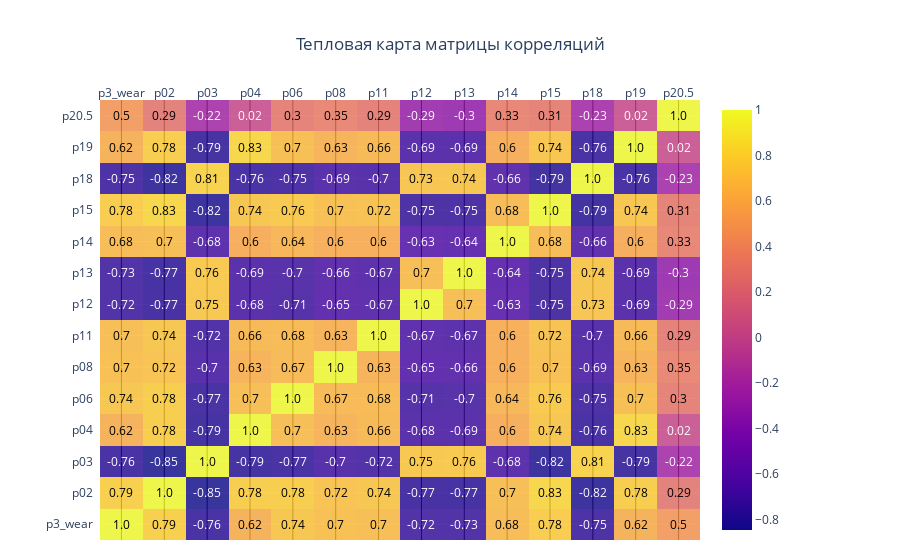

Notebook source saved alongside this figure:
### Markdown cell above
В результате корреляционного анализа установлено:

* параметры настройки __s1__ и __S2__ не коррелируют с величиной условного износа агрегата, следовательно выбираются не зависимо от фактического технического состояния;
* показания датчика __p17__ имеют исчезающе низкую корреляцию с ключевыми показателями, параметр не имеет ценности для обучения модели;
* наименьшую корреляцию с ключевыми параметрами показывают датчики __p05__ и __p20__, при этом между собой они имеют корреляцию 0,97, в целях сокращения количества признаков, заменим их на произведение параметров, сохранив значение в колонке __p20.5__;
* наибольшую корреляцию с показаниями датчиков показал параметр __p3_wear__, используем его в качестве целевого парамера при обучении модели, остальные параметры (__wear__ и __p2_wear__) удалим.

Повторим построение корреляционной тепловой карты преобразованного датасета:

### Code cell
df['p20.5'] = df.apply(lambda x: x['p05'] * x['p20'], axis = 1)
data = df[['p3_wear', 'p02', 'p03', 'p04', 'p06', 'p08', 'p11', 'p12', 'p13', 'p14', 'p15', 'p18', 'p19', 'p20.5']]

show_heatmap(data)

data.to_csv('Data_ML.csv')

### Figure 1 — Plotly figure (JSON) as saved in the notebook; plotly's stock layout.template omitted (floating-point values rounded to 4 significant figures; data arrays with more than 128 entries replaced by an {"elided": "..."} marker saying what was removed)
{"data": [{"colorscale": [[0, "#0d0887"], [0.1111, "#46039f"], [0.2222, "#7201a8"], [0.3333, "#9c179e"], [0.4444, "#bd3786"], [0.5556, "#d8576b"], [0.6667, "#ed7953"], [0.7778, "#fb9f3a"], [0.8889, "#fdca26"], [1, "#f0f921"]], "opacity": 0.8, "reversescale": false, "showscale": true, "type": "heatmap", "x": ["p3_wear", "p02", "p03", "p04", "p06", "p08", "p11", "p12", "p13", "p14", "p15", "p18", "p19", "p20.5"], "y": ["p3_wear", "p02", "p03", "p04", "p06", "p08", "p11", "p12", "p13", "p14", "p15", "p18", "p19", "p20.5"], "z": {"elided": "14x14 float values"}}], "layout": {"annotations": [{"font": {"color": "#000000"}, "showarrow": false, "text": "1.0", "x": "p3_wear", "xref": "x", "y": "p3_wear", "yref": "y"}, {"font": {"color": "#000000"}, "showarrow": false, "text": "0.79", "x": "p02", "xref": "x", "y": "p3_wear", "yref": "y"}, {"font": {"color": "#FFFFFF"}, "showarrow": false, "text": "-0.76", "x": "p03", "xref": "x", "y": "p3_wear", "yref": "y"}, {"font": {"color": "#000000"}, "showarrow": false, "text": "0.62", "x": "p04", "xref": "x", "y": "p3_wear", "yref": "y"}, {"font": {"color": "#000000"}, "showarrow": false, "text": "0.74", "x": "p06", "xref": "x", "y": "p3_wear", "yref": "y"}, {"font": {"color": "#000000"}, "showarrow": false, "text": "0.7", "x": "p08", "xref": "x", "y": "p3_wear", "yref": "y"}, {"font": {"color": "#000000"}, "showarrow": false, "text": "0.7", "x": "p11", "xref": "x", "y": "p3_wear", "yref": "y"}, {"font": {"color": "#FFFFFF"}, "showarrow": false, "text": "-0.72", "x": "p12", "xref": "x", "y": "p3_wear", "yref": "y"}, {"font": {"color": "#FFFFFF"}, "showarrow": false, "text": "-0.73", "x": "p13", "xref": "x", "y": "p3_wear", "yref": "y"}, {"font": {"color": "#000000"}, "showarrow": false, "text": "0.68", "x": "p14", "xref": "x", "y": "p3_wear", "yref": "y"}, {"font": {"color": "#000000"}, "showarrow": false, "text": "0.78", "x": "p15", "xref": "x", "y": "p3_wear", "yref": "y"}, {"font": {"color": "#FFFFFF"}, "showarrow": false, "text": "-0.75", "x": "p18", "xref": "x", "y": "p3_wear", "yref": "y"}, {"font": {"color": "#000000"}, "showarrow": false, "text": "0.62", "x": "p19", "xref": "x", "y": "p3_wear", "yref": "y"}, {"font": {"color": "#000000"}, "showarrow": false, "text": "0.5", "x": "p20.5", "xref": "x", "y": "p3_wear", "yref": "y"}, {"font": {"color": "#000000"}, "showarrow": false, "text": "0.79", "x": "p3_wear", "xref": "x", "y": "p02", "yref": "y"}, {"font": {"color": "#000000"}, "showarrow": false, "text": "1.0", "x": "p02", "xref": "x", "y": "p02", "yref": "y"}, {"font": {"color": "#FFFFFF"}, "showarrow": false, "text": "-0.85", "x": "p03", "xref": "x", "y": "p02", "yref": "y"}, {"font": {"color": "#000000"}, "showarrow": false, "text": "0.78", "x": "p04", "xref": "x", "y": "p02", "yref": "y"}, {"font": {"color": "#000000"}, "showarrow": false, "text": "0.78", "x": "p06", "xref": "x", "y": "p02", "yref": "y"}, {"font": {"color": "#000000"}, "showarrow": false, "text": "0.72", "x": "p08", "xref": "x", "y": "p02", "yref": "y"}, {"font": {"color": "#000000"}, "showarrow": false, "text": "0.74", "x": "p11", "xref": "x", "y": "p02", "yref": "y"}, {"font": {"color": "#FFFFFF"}, "showarrow": false, "text": "-0.77", "x": "p12", "xref": "x", "y": "p02", "yref": "y"}, {"font": {"color": "#FFFFFF"}, "showarrow": false, "text": "-0.77", "x": "p13", "xref": "x", "y": "p02", "yref": "y"}, {"font": {"color": "#000000"}, "showarrow": false, "text": "0.7", "x": "p14", "xref": "x", "y": "p02", "yref": "y"}, {"font": {"color": "#000000"}, "showarrow": false, "text": "0.83", "x": "p15", "xref": "x", "y": "p02", "yref": "y"}, {"font": {"color": "#FFFFFF"}, "showarrow": false, "text": "-0.82", "x": "p18", "xref": "x", "y": "p02", "yref": "y"}, {"font": {"color": "#000000"}, "showarrow": false, "text": "0.78", "x": "p19", "xref": "x", "y": "p02", "yref": "y"}, {"font": {"color": "#000000"}, "showarrow": false, "text": "0.29", "x": "p20.5", "xref": "x", "y": "p02", "yref": "y"}, {"font": {"color": "#FFFFFF"}, "showarrow": false, "text": "-0.76", "x": "p3_wear", "xref": "x", "y": "p03", "yref": "y"}, {"font": {"color": "#FFFFFF"}, "showarrow": false, "text": "-0.85", "x": "p02", "xref": "x", "y": "p03", "yref": "y"}, {"font": {"color": "#000000"}, "showarrow": false, "text": "1.0", "x": "p03", "xref": "x", "y": "p03", "yref": "y"}, {"font": {"color": "#FFFFFF"}, "showarrow": false, "text": "-0.79", "x": "p04", "xref": "x", "y": "p03", "yref": "y"}, {"font": {"color": "#FFFFFF"}, "showarrow": false, "text": "-0.77", "x": "p06", "xref": "x", "y": "p03", "yref": "y"}, {"font": {"color": "#FFFFFF"}, "showarrow": false, "text": "-0.7", "x": "p08", "xref": "x", "y": "p03", "yref": "y"}, {"font": {"color": "#FFFFFF"}, "showarrow": false, "text": "-0.72", "x": "p11", "xref": "x", "y": "p03", "yref": "y"}, {"font": {"color": "#000000"}, "showarrow": false, "text": "0.75", "x": "p12", "xref": "x", "y": "p03", "yref": "y"}, {"font": {"color": "#000000"}, "showarrow": false, "text": "0.76", "x": "p13", "xref": "x", "y": "p03", "yref": "y"}, {"font": {"color": "#FFFFFF"}, "showarrow": false, "text": "-0.68", "x": "p14", "xref": "x", "y": "p03", "yref": "y"}, {"font": {"color": "#FFFFFF"}, "showarrow": false, "text": "-0.82", "x": "p15", "xref": "x", "y": "p03", "yref": "y"}, {"font": {"color": "#000000"}, "showarrow": false, "text": "0.81", "x": "p18", "xref": "x", "y": "p03", "yref": "y"}, {"font": {"color": "#FFFFFF"}, "showarrow": false, "text": "-0.79", "x": "p19", "xref": "x", "y": "p03", "yref": "y"}, {"font": {"color": "#FFFFFF"}, "showarrow": false, "text": "-0.22", "x": "p20.5", "xref": "x", "y": "p03", "yref": "y"}, {"font": {"color": "#000000"}, "showarrow": false, "text": "0.62", "x": "p3_wear", "xref": "x", "y": "p04", "yref": "y"}, {"font": {"color": "#000000"}, "showarrow": false, "text": "0.78", "x": "p02", "xref": "x", "y": "p04", "yref": "y"}, {"font": {"color": "#FFFFFF"}, "showarrow": false, "text": "-0.79", "x": "p03", "xref": "x", "y": "p04", "yref": "y"}, {"font": {"color": "#000000"}, "showarrow": false, "text": "1.0", "x": "p04", "xref": "x", "y": "p04", "yref": "y"}, {"font": {"color": "#000000"}, "showarrow": false, "text": "0.7", "x": "p06", "xref": "x", "y": "p04", "yref": "y"}, {"font": {"color": "#000000"}, "showarrow": false, "text": "0.63", "x": "p08", "xref": "x", "y": "p04", "yref": "y"}, {"font": {"color": "#000000"}, "showarrow": false, "text": "0.66", "x": "p11", "xref": "x", "y": "p04", "yref": "y"}, {"font": {"color": "#FFFFFF"}, "showarrow": false, "text": "-0.68", "x": "p12", "xref": "x", "y": "p04", "yref": "y"}, {"font": {"color": "#FFFFFF"}, "showarrow": false, "text": "-0.69", "x": "p13", "xref": "x", "y": "p04", "yref": "y"}, {"font": {"color": "#000000"}, "showarrow": false, "text": "0.6", "x": "p14", "xref": "x", "y": "p04", "yref": "y"}, {"font": {"color": "#000000"}, "showarrow": false, "text": "0.74", "x": "p15", "xref": "x", "y": "p04", "yref": "y"}, {"font": {"color": "#FFFFFF"}, "showarrow": false, "text": "-0.76", "x": "p18", "xref": "x", "y": "p04", "yref": "y"}, {"font": {"color": "#000000"}, "showarrow": false, "text": "0.83", "x": "p19", "xref": "x", "y": "p04", "yref": "y"}, {"font": {"color": "#FFFFFF"}, "showarrow": false, "text": "0.02", "x": "p20.5", "xref": "x", "y": "p04", "yref": "y"}, {"font": {"color": "#000000"}, "showarrow": false, "text": "0.74", "x": "p3_wear", "xref": "x", "y": "p06", "yref": "y"}, {"font": {"color": "#000000"}, "showarrow": false, "text": "0.78", "x": "p02", "xref": "x", "y": "p06", "yref": "y"}, {"font": {"color": "#FFFFFF"}, "showarrow": false, "text": "-0.77", "x": "p03", "xref": "x", "y": "p06", "yref": "y"}, {"font": {"color": "#000000"}, "showarrow": false, "text": "0.7", "x": "p04", "xref": "x", "y": "p06", "yref": "y"}, {"font": {"color": "#000000"}, "showarrow": false, "text": "1.0", "x": "p06", "xref": "x", "y": "p06", "yref": "y"}, {"font": {"color": "#000000"}, "showarrow": false, "text": "0.67", "x": "p08", "xref": "x", "y": "p06", "yref": "y"}, {"font": {"color": "#000000"}, "showarrow": false, "text": "0.68", "x": "p11", "xref": "x", "y": "p06", "yref": "y"}, {"font": {"color": "#FFFFFF"}, "showarrow": false, "text": "-0.71", "x": "p12", "xref": "x", "y": "p06", "yref": "y"}, {"font": {"color": "#FFFFFF"}, "showarrow": false, "text": "-0.7", "x": "p13", "xref": "x", "y": "p06", "yref": "y"}, {"font": {"color": "#000000"}, "showarrow": false, "text": "0.64", "x": "p14", "xref": "x", "y": "p06", "yref": "y"}, {"font": {"color": "#000000"}, "showarrow": false, "text": "0.76", "x": "p15", "xref": "x", "y": "p06", "yref": "y"}, {"font": {"color": "#FFFFFF"}, "showarrow": false, "text": "-0.75", "x": "p18", "xref": "x", "y": "p06", "yref": "y"}, {"font": {"color": "#000000"}, "showarrow": false, "text": "0.7", "x": "p19", "xref": "x", "y": "p06", "yref": "y"}, {"font": {"color": "#000000"}, "showarrow": false, "text": "0.3", "x": "p20.5", "xref": "x", "y": "p06", "yref": "y"}, {"font": {"color": "#000000"}, "showarrow": false, "text": "0.7", "x": "p3_wear", "xref": "x", "y": "p08", "yref": "y"}, {"font": {"color": "#000000"}, "showarrow": false, "text": "0.72", "x": "p02", "xref": "x", "y": "p08", "yref": "y"}, {"font": {"color": "#FFFFFF"}, "showarrow": false, "text": "-0.7", "x": "p03", "xref": "x", "y": "p08", "yref": "y"}, {"font": {"color": "#000000"}, "showarrow": false, "text": "0.63", "x": "p04", "xref": "x", "y": "p08", "yref": "y"}, {"font": {"color": "#000000"}, "showarrow": false, "text": "0.67", "x": "p06", "xref": "x", "y": "p08", "yref": "y"}, {"font": {"color": "#000000"}, "showarrow": false, "text": "1.0", "x": "p08", "xref": "x", "y": "p08", "yref": "y"}, {"font": {"color": "#000000"}, "showarrow": false, "text": "0.63", "x": "p11", "xref": "x", "y": "p08", "yref": "y"}, {"font": {"color": "#FFFFFF"}, "showarrow": false, "text": "-0.65", "x": "p12", "xref": "x", "y": "p08", "yref": "y"}, {"font": {"color": "#FFFFFF"}, "showarrow": false, "text": "-0.66", "x": "p13", "xref": "x", "y": "p08", "yref": "y"}, {"font": {"color": "#000000"}, "showarrow": false, "text": "0.6", "x": "p14", "xref": "x", "y": "p08", "yref": "y"}, {"font": {"color": "#000000"}, "showarrow": false, "text": "0.7", "x": "p15", "xref": "x", "y": "p08", "yref": "y"}, {"font": {"color": "#FFFFFF"}, "showarrow": false, "text": "-0.69", "x": "p18", "xref": "x", "y": "p08", "yref": "y"}, {"font": {"color": "#000000"}, "showarrow": false, "text": "0.63", "x": "p19", "xref": "x", "y": "p08", "yref": "y"}, {"font": {"color": "#000000"}, "showarrow": false, "text": "0.35", "x": "p20.5", "xref": "x", "y": "p08", "yref": "y"}, {"font": {"color": "#000000"}, "showarrow": false, "text": "0.7", "x": "p3_wear", "xref": "x", "y": "p11", "yref": "y"}, {"font": {"color": "#000000"}, "showarrow": false, "text": "0.74", "x": "p02", "xref": "x", "y": "p11", "yref": "y"}, {"font": {"color": "#FFFFFF"}, "showarrow": false, "text": "-0.72", "x": "p03", "xref": "x", "y": "p11", "yref": "y"}, {"font": {"color": "#000000"}, "showarrow": false, "text": "0.66", "x": "p04", "xref": "x", "y": "p11", "yref": "y"}, {"font": {"color": "#000000"}, "showarrow": false, "text": "0.68", "x": "p06", "xref": "x", "y": "p11", "yref": "y"}, {"font": {"color": "#000000"}, "showarrow": false, "text": "0.63", "x": "p08", "xref": "x", "y": "p11", "yref": "y"}, {"font": {"color": "#000000"}, "showarrow": false, "text": "1.0", "x": "p11", "xref": "x", "y": "p11", "yref": "y"}, {"font": {"color": "#FFFFFF"}, "showarrow": false, "text": "-0.67", "x": "p12", "xref": "x", "y": "p11", "yref": "y"}, {"font": {"color": "#FFFFFF"}, "showarrow": false, "text": "-0.67", "x": "p13", "xref": "x", "y": "p11", "yref": "y"}, {"font": {"color": "#000000"}, "showarrow": false, "text": "0.6", "x": "p14", "xref": "x", "y": "p11", "yref": "y"}, {"font": {"color": "#000000"}, "showarrow": false, "text": "0.72", "x": "p15", "xref": "x", "y": "p11", "yref": "y"}, {"font": {"color": "#FFFFFF"}, "showarrow": false, "text": "-0.7", "x": "p18", "xref": "x", "y": "p11", "yref": "y"}, {"font": {"color": "#000000"}, "showarrow": false, "text": "0.66", "x": "p19", "xref": "x", "y": "p11", "yref": "y"}, {"font": {"color": "#000000"}, "showarrow": false, "text": "0.29", "x": "p20.5", "xref": "x", "y": "p11", "yref": "y"}, {"font": {"color": "#FFFFFF"}, "showarrow": false, "text": "-0.72", "x": "p3_wear", "xref": "x", "y": "p12", "yref": "y"}, {"font": {"color": "#FFFFFF"}, "showarrow": false, "text": "-0.77", "x": "p02", "xref": "x", "y": "p12", "yref": "y"}, {"font": {"color": "#000000"}, "showarrow": false, "text": "0.75", "x": "p03", "xref": "x", "y": "p12", "yref": "y"}, {"font": {"color": "#FFFFFF"}, "showarrow": false, "text": "-0.68", "x": "p04", "xref": "x", "y": "p12", "yref": "y"}, {"font": {"color": "#FFFFFF"}, "showarrow": false, "text": "-0.71", "x": "p06", "xref": "x", "y": "p12", "yref": "y"}, {"font": {"color": "#FFFFFF"}, "showarrow": false, "text": "-0.65", "x": "p08", "xref": "x", "y": "p12", "yref": "y"}, {"font": {"color": "#FFFFFF"}, "showarrow": false, "text": "-0.67", "x": "p11", "xref": "x", "y": "p12", "yref": "y"}, {"font": {"color": "#000000"}, "showarrow": false, "text": "1.0", "x": "p12", "xref": "x", "y": "p12", "yref": "y"}, {"font": {"color": "#000000"}, "showarrow": false, "text": "0.7", "x": "p13", "xref": "x", "y": "p12", "yref": "y"}, {"font": {"color": "#FFFFFF"}, "showarrow": false, "text": "-0.63", "x": "p14", "xref": "x", "y": "p12", "yref": "y"}, {"font": {"color": "#FFFFFF"}, "showarrow": false, "text": "-0.75", "x": "p15", "xref": "x", "y": "p12", "yref": "y"}, {"font": {"color": "#000000"}, "showarrow": false, "text": "0.73", "x": "p18", "xref": "x", "y": "p12", "yref": "y"}, {"font": {"color": "#FFFFFF"}, "showarrow": false, "text": "-0.69", "x": "p19", "xref": "x", "y": "p12", "yref": "y"}, {"font": {"color": "#FFFFFF"}, "showarrow": false, "text": "-0.29", "x": "p20.5", "xref": "x", "y": "p12", "yref": "y"}, {"font": {"color": "#FFFFFF"}, "showarrow": false, "text": "-0.73", "x": "p3_wear", "xref": "x", "y": "p13", "yref": "y"}, {"font": {"color": "#FFFFFF"}, "showarrow": false, "text": "-0.77", "x": "p02", "xref": "x", "y": "p13", "yref": "y"}, {"font": {"color": "#000000"}, "showarrow": false, "text": "0.76", "x": "p03", "xref": "x", "y": "p13", "yref": "y"}, {"font": {"color": "#FFFFFF"}, "showarrow": false, "text": "-0.69", "x": "p04", "xref": "x", "y": "p13", "yref": "y"}, {"font": {"color": "#FFFFFF"}, "showarrow": false, "text": "-0.7", "x": "p06", "xref": "x", "y": "p13", "yref": "y"}, {"font": {"color": "#FFFFFF"}, "showarrow": false, "text": "-0.66", "x": "p08", "xref": "x", "y": "p13", "yref": "y"}, {"font": {"color": "#FFFFFF"}, "showarrow": false, "text": "-0.67", "x": "p11", "xref": "x", "y": "p13", "yref": "y"}, {"font": {"color": "#000000"}, "showarrow": false, "text": "0.7", "x": "p12", "xref": "x", "y": "p13", "yref": "y"}, {"font": {"color": "#000000"}, "showarrow": false, "text": "1.0", "x": "p13", "xref": "x", "y": "p13", "yref": "y"}, {"font": {"color": "#FFFFFF"}, "showarrow": false, "text": "-0.64", "x": "p14", "xref": "x", "y": "p13", "yref": "y"}, {"font": {"color": "#FFFFFF"}, "showarrow": false, "text": "-0.75", "x": "p15", "xref": "x", "y": "p13", "yref": "y"}, {"font": {"color": "#000000"}, "showarrow": false, "text": "0.74", "x": "p18", "xref": "x", "y": "p13", "yref": "y"}, {"font": {"color": "#FFFFFF"}, "showarrow": false, "text": "-0.69", "x": "p19", "xref": "x", "y": "p13", "yref": "y"}, {"font": {"color": "#FFFFFF"}, "showarrow": false, "text": "-0.3", "x": "p20.5", "xref": "x", "y": "p13", "yref": "y"}, {"font": {"color": "#000000"}, "showarrow": false, "text": "0.68", "x": "p3_wear", "xref": "x", "y": "p14", "yref": "y"}, {"font": {"color": "#000000"}, "showarrow": false, "text": "0.7", "x": "p02", "xref": "x", "y": "p14", "yref": "y"}, {"font": {"color": "#FFFFFF"}, "showarrow": false, "text": "-0.68", "x": "p03", "xref": "x", "y": "p14", "yref": "y"}, {"font": {"color": "#000000"}, "showarrow": false, "text": "0.6", "x": "p04", "xref": "x", "y": "p14", "yref": "y"}, {"font": {"color": "#000000"}, "showarrow": false, "text": "0.64", "x": "p06", "xref": "x", "y": "p14", "yref": "y"}, {"font": {"color": "#000000"}, "showarrow": false, "text": "0.6", "x": "p08", "xref": "x", "y": "p14", "yref": "y"}, {"font": {"color": "#000000"}, "showarrow": false, "text": "0.6", "x": "p11", "xref": "x", "y": "p14", "yref": "y"}, {"font": {"color": "#FFFFFF"}, "showarrow": false, "text": "-0.63", "x": "p12", "xref": "x", "y": "p14", "yref": "y"}, {"font": {"color": "#FFFFFF"}, "showarrow": false, "text": "-0.64", "x": "p13", "xref": "x", "y": "p14", "yref": "y"}, {"font": {"color": "#000000"}, "showarrow": false, "text": "1.0", "x": "p14", "xref": "x", "y": "p14", "yref": "y"}, {"font": {"color": "#000000"}, "showarrow": false, "text": "0.68", "x": "p15", "xref": "x", "y": "p14", "yref": "y"}, {"font": {"color": "#FFFFFF"}, "showarrow": false, "text": "-0.66", "x": "p18", "xref": "x", "y": "p14", "yref": "y"}, {"font": {"color": "#000000"}, "showarrow": false, "text": "0.6", "x": "p19", "xref": "x", "y": "p14", "yref": "y"}, {"font": {"color": "#000000"}, "showarrow": false, "text": "0.33", "x": "p20.5", "xref": "x", "y": "p14", "yref": "y"}, {"font": {"color": "#000000"}, "showarrow": false, "text": "0.78", "x": "p3_wear", "xref": "x", "y": "p15", "yref": "y"}, {"font": {"color": "#000000"}, "showarrow": false, "text": "0.83", "x": "p02", "xref": "x", "y": "p15", "yref": "y"}, {"font": {"color": "#FFFFFF"}, "showarrow": false, "text": "-0.82", "x": "p03", "xref": "x", "y": "p15", "yref": "y"}, {"font": {"color": "#000000"}, "showarrow": false, "text": "0.74", "x": "p04", "xref": "x", "y": "p15", "yref": "y"}, {"font": {"color": "#000000"}, "showarrow": false, "text": "0.76", "x": "p06", "xref": "x", "y": "p15", "yref": "y"}, {"font": {"color": "#000000"}, "showarrow": false, "text": "0.7", "x": "p08", "xref": "x", "y": "p15", "yref": "y"}, {"font": {"color": "#000000"}, "showarrow": false, "text": "0.72", "x": "p11", "xref": "x", "y": "p15", "yref": "y"}, {"font": {"color": "#FFFFFF"}, "showarrow": false, "text": "-0.75", "x": "p12", "xref": "x", "y": "p15", "yref": "y"}, {"font": {"color": "#FFFFFF"}, "showarrow": false, "text": "-0.75", "x": "p13", "xref": "x", "y": "p15", "yref": "y"}, {"font": {"color": "#000000"}, "showarrow": false, "text": "0.68", "x": "p14", "xref": "x", "y": "p15", "yref": "y"}, {"font": {"color": "#000000"}, "showarrow": false, "text": "1.0", "x": "p15", "xref": "x", "y": "p15", "yref": "y"}, {"font": {"color": "#FFFFFF"}, "showarrow": false, "text": "-0.79", "x": "p18", "xref": "x", "y": "p15", "yref": "y"}, {"font": {"color": "#000000"}, "showarrow": false, "text": "0.74", "x": "p19", "xref": "x", "y": "p15", "yref": "y"}, {"font": {"color": "#000000"}, "showarrow": false, "text": "0.31", "x": "p20.5", "xref": "x", "y": "p15", "yref": "y"}, {"font": {"color": "#FFFFFF"}, "showarrow": false, "text": "-0.75", "x": "p3_wear", "xref": "x", "y": "p18", "yref": "y"}, {"font": {"color": "#FFFFFF"}, "showarrow": false, "text": "-0.82", "x": "p02", "xref": "x", "y": "p18", "yref": "y"}, {"font": {"color": "#000000"}, "showarrow": false, "text": "0.81", "x": "p03", "xref": "x", "y": "p18", "yref": "y"}, {"font": {"color": "#FFFFFF"}, "showarrow": false, "text": "-0.76", "x": "p04", "xref": "x", "y": "p18", "yref": "y"}, {"font": {"color": "#FFFFFF"}, "showarrow": false, "text": "-0.75", "x": "p06", "xref": "x", "y": "p18", "yref": "y"}, {"font": {"color": "#FFFFFF"}, "showarrow": false, "text": "-0.69", "x": "p08", "xref": "x", "y": "p18", "yref": "y"}, {"font": {"color": "#FFFFFF"}, "showarrow": false, "text": "-0.7", "x": "p11", "xref": "x", "y": "p18", "yref": "y"}, {"font": {"color": "#000000"}, "showarrow": false, "text": "0.73", "x": "p12", "xref": "x", "y": "p18", "yref": "y"}, {"font": {"color": "#000000"}, "showarrow": false, "text": "0.74", "x": "p13", "xref": "x", "y": "p18", "yref": "y"}, {"font": {"color": "#FFFFFF"}, "showarrow": false, "text": "-0.66", "x": "p14", "xref": "x", "y": "p18", "yref": "y"}, {"font": {"color": "#FFFFFF"}, "showarrow": false, "text": "-0.79", "x": "p15", "xref": "x", "y": "p18", "yref": "y"}, {"font": {"color": "#000000"}, "showarrow": false, "text": "1.0", "x": "p18", "xref": "x", "y": "p18", "yref": "y"}, {"font": {"color": "#FFFFFF"}, "showarrow": false, "text": "-0.76", "x": "p19", "xref": "x", "y": "p18", "yref": "y"}, {"font": {"color": "#FFFFFF"}, "showarrow": false, "text": "-0.23", "x": "p20.5", "xref": "x", "y": "p18", "yref": "y"}, {"font": {"color": "#000000"}, "showarrow": false, "text": "0.62", "x": "p3_wear", "xref": "x", "y": "p19", "yref": "y"}, {"font": {"color": "#000000"}, "showarrow": false, "text": "0.78", "x": "p02", "xref": "x", "y": "p19", "yref": "y"}, {"font": {"color": "#FFFFFF"}, "showarrow": false, "text": "-0.79", "x": "p03", "xref": "x", "y": "p19", "yref": "y"}, {"font": {"color": "#000000"}, "showarrow": false, "text": "0.83", "x": "p04", "xref": "x", "y": "p19", "yref": "y"}, {"font": {"color": "#000000"}, "showarrow": false, "text": "0.7", "x": "p06", "xref": "x", "y": "p19", "yref": "y"}, {"font": {"color": "#000000"}, "showarrow": false, "text": "0.63", "x": "p08", "xref": "x", "y": "p19", "yref": "y"}, {"font": {"color": "#000000"}, "showarrow": false, "text": "0.66", "x": "p11", "xref": "x", "y": "p19", "yref": "y"}, {"font": {"color": "#FFFFFF"}, "showarrow": false, "text": "-0.69", "x": "p12", "xref": "x", "y": "p19", "yref": "y"}, {"font": {"color": "#FFFFFF"}, "showarrow": false, "text": "-0.69", "x": "p13", "xref": "x", "y": "p19", "yref": "y"}, {"font": {"color": "#000000"}, "showarrow": false, "text": "0.6", "x": "p14", "xref": "x", "y": "p19", "yref": "y"}, {"font": {"color": "#000000"}, "showarrow": false, "text": "0.74", "x": "p15", "xref": "x", "y": "p19", "yref": "y"}, {"font": {"color": "#FFFFFF"}, "showarrow": false, "text": "-0.76", "x": "p18", "xref": "x", "y": "p19", "yref": "y"}, {"font": {"color": "#000000"}, "showarrow": false, "text": "1.0", "x": "p19", "xref": "x", "y": "p19", "yref": "y"}, {"font": {"color": "#FFFFFF"}, "showarrow": false, "text": "0.02", "x": "p20.5", "xref": "x", "y": "p19", "yref": "y"}, {"font": {"color": "#000000"}, "showarrow": false, "text": "0.5", "x": "p3_wear", "xref": "x", "y": "p20.5", "yref": "y"}, {"font": {"color": "#000000"}, "showarrow": false, "text": "0.29", "x": "p02", "xref": "x", "y": "p20.5", "yref": "y"}, {"font": {"color": "#FFFFFF"}, "showarrow": false, "text": "-0.22", "x": "p03", "xref": "x", "y": "p20.5", "yref": "y"}, {"font": {"color": "#FFFFFF"}, "showarrow": false, "text": "0.02", "x": "p04", "xref": "x", "y": "p20.5", "yref": "y"}, {"font": {"color": "#000000"}, "showarrow": false, "text": "0.3", "x": "p06", "xref": "x", "y": "p20.5", "yref": "y"}, {"font": {"color": "#000000"}, "showarrow": false, "text": "0.35", "x": "p08", "xref": "x", "y": "p20.5", "yref": "y"}, {"font": {"color": "#000000"}, "showarrow": false, "text": "0.29", "x": "p11", "xref": "x", "y": "p20.5", "yref": "y"}, {"font": {"color": "#FFFFFF"}, "showarrow": false, "text": "-0.29", "x": "p12", "xref": "x", "y": "p20.5", "yref": "y"}, {"font": {"color": "#FFFFFF"}, "showarrow": false, "text": "-0.3", "x": "p13", "xref": "x", "y": "p20.5", "yref": "y"}, {"font": {"color": "#000000"}, "showarrow": false, "text": "0.33", "x": "p14", "xref": "x", "y": "p20.5", "yref": "y"}, {"font": {"color": "#000000"}, "showarrow": false, "text": "0.31", "x": "p15", "xref": "x", "y": "p20.5", "yref": "y"}, {"font": {"color": "#FFFFFF"}, "showarrow": false, "text": "-0.23", "x": "p18", "xref": "x", "y": "p20.5", "yref": "y"}, {"font": {"color": "#FFFFFF"}, "showarrow": false, "text": "0.02", "x": "p19", "xref": "x", "y": "p20.5", "yref": "y"}, {"font": {"color": "#000000"}, "showarrow": false, "text": "1.0", "x": "p20.5", "xref": "x", "y": "p20.5", "yref": "y"}], "legend": {"orientation": "h", "x": 0.5, "xanchor": "center"}, "margin": {"b": 20, "l": 100, "r": 200, "t": 100}, "title": {"text": "Тепловая карта матрицы корреляций", "x": 0.5}, "xaxis": {"dtick": 1, "gridcolor": "rgb(0, 0, 0)", "side": "top", "ticks": ""}, "yaxis": {"dtick": 1, "ticks": "", "ticksuffix": "  "}}}
